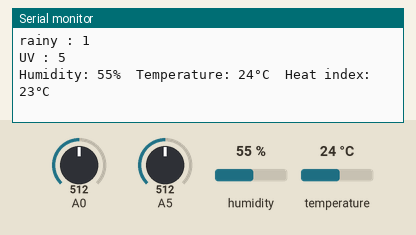
Recording of a sketch running on a simulated Arduino Uno, built with avr-gcc and run on an emulated ATmega328P. On the bench: the last lines printed to the serial monitor. The test bench sets the inputs (shaded band); at power-on: humidity 55 %, A5 = 512, temperature 24 °C, A0 = 512.

Above: at 4.8 s.
4.9 s: humidity set to 22 %
At 6.9 s:
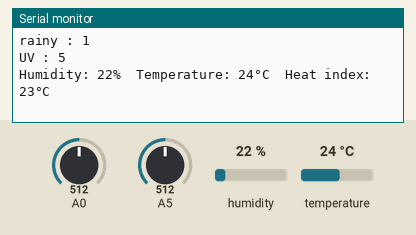
7.9 s: A5 set to 716
At 8.7 s:
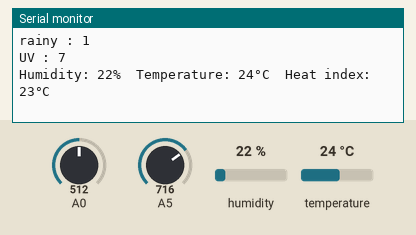
10.9 s: temperature set to 12 °C
At 12.5 s:
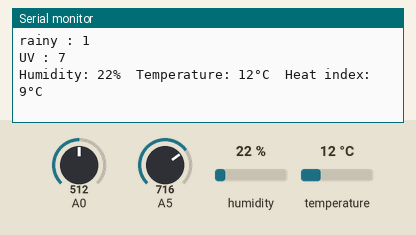
13.9 s: A5 set to 992
At 15.5 s:
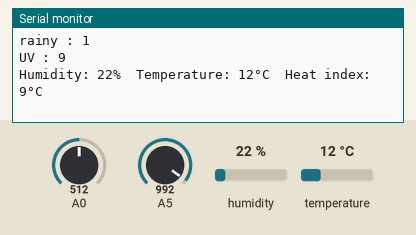
16.9 s: humidity set to 40 %
At 19.2 s:
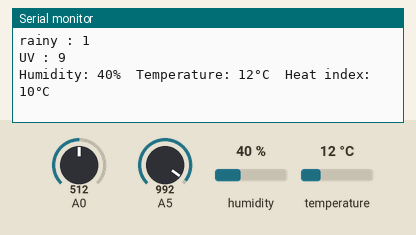
Timing chart, 0 to 20.7 s (numbered marks = the images above; inputs shaded):
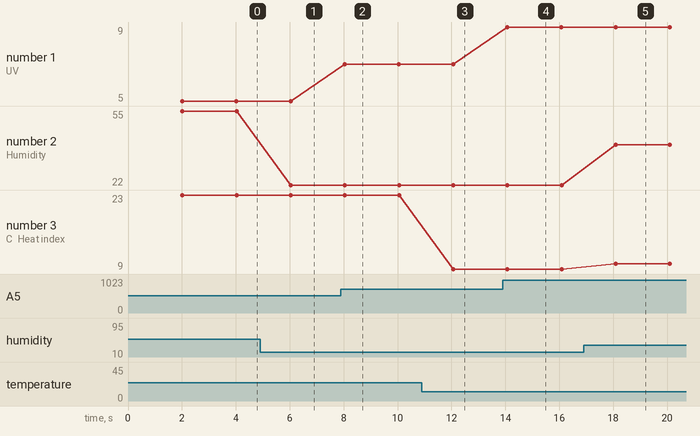

The sketch:

bt_slave_outside.ino
```cpp
// 引用程式庫
#include <SoftwareSerial.h>
#include "DHT.h"
#define DHTPIN 13
#define DHTTYPE DHT22
DHT dht(DHTPIN, DHTTYPE);

// 定義連接藍牙模組的序列埠
SoftwareSerial BT(8, 9); // 接收腳, 傳送腳

int started;
int isItRainy(int);

void setup() {
  BT.begin(9600);
  pinMode(A5, INPUT);
  pinMode(A0, INPUT);
  Serial.begin(9600);
  dht.begin();
  started = 0;
}

void loop() {
  delay(2000);

  int rain = 1023 - analogRead(A0);
  //Serial.print("rain : ");
  //Serial.println(rain);
  int rainy = isItRainy(rain);
  Serial.print("rainy : ");
  Serial.println(rainy);

  int UV = analogRead(A5);
  //Serial.print("UV : ");
  //Serial.println(UV);
  int UV_value = UV / 100;
  Serial.print("UV : ");
  Serial.println(UV_value);

  float h = dht.readHumidity();
  float t = dht.readTemperature();

  // Check if any reads failed and exit early (to try again).
  if (isnan(h) || isnan(t)) {
    Serial.println(F("Failed to read from DHT sensor!"));
    return;
  }

  // Compute heat index in Celsius (isFahreheit = false)
  float hic = dht.computeHeatIndex(t, h, false);

  int data_h, data_t, data_hic;
  data_h = int(h);
  data_t = int(t);
  data_hic = int(hic);

  Serial.print(F("Humidity: "));
  Serial.print(data_h);
  Serial.print(F("%  Temperature: "));
  Serial.print(data_t);
  Serial.print(F("°C "));
  Serial.print(F(" Heat index: "));
  Serial.print(data_hic);
  Serial.println(F("°C "));

  started++;
  if(started > 10) {
    started--;
    // 若收到藍牙模組的資料，則送到「序列埠監控視窗」
    BT.println('a');
    BT.println(data_h);
    BT.println(data_t);
    BT.println(data_hic);
    BT.println(rainy);
    BT.println(UV_value);
  }
}

int isItRainy(int rain) {
  if(rain > 0) {
    return 1;
  }else if(rain == 0) {
    return 0;
  }
}
```

Measured:
- after the input at 4.9 s, the serial monitor: prints a new line after 1.1 s (image 1)
- after the input at 7.9 s, the serial monitor: prints a new line after 0.14 s (image 2)
- after the input at 10.9 s, the serial monitor: prints a new line after 1.2 s (image 3)
- after the input at 13.9 s, the serial monitor: prints a new line after 0.17 s (image 4)
- after the input at 16.9 s, the serial monitor: prints a new line after 1.2 s (image 5)
- plotted number 1: 5 → 7 after the input at 7.9 s
- plotted number 2: 55 → 22 after the input at 4.9 s, 22 → 40 after the input at 16.9 s
- plotted number 3: 23 → 9 after the input at 10.9 s, 9 → 10 after the input at 16.9 s
